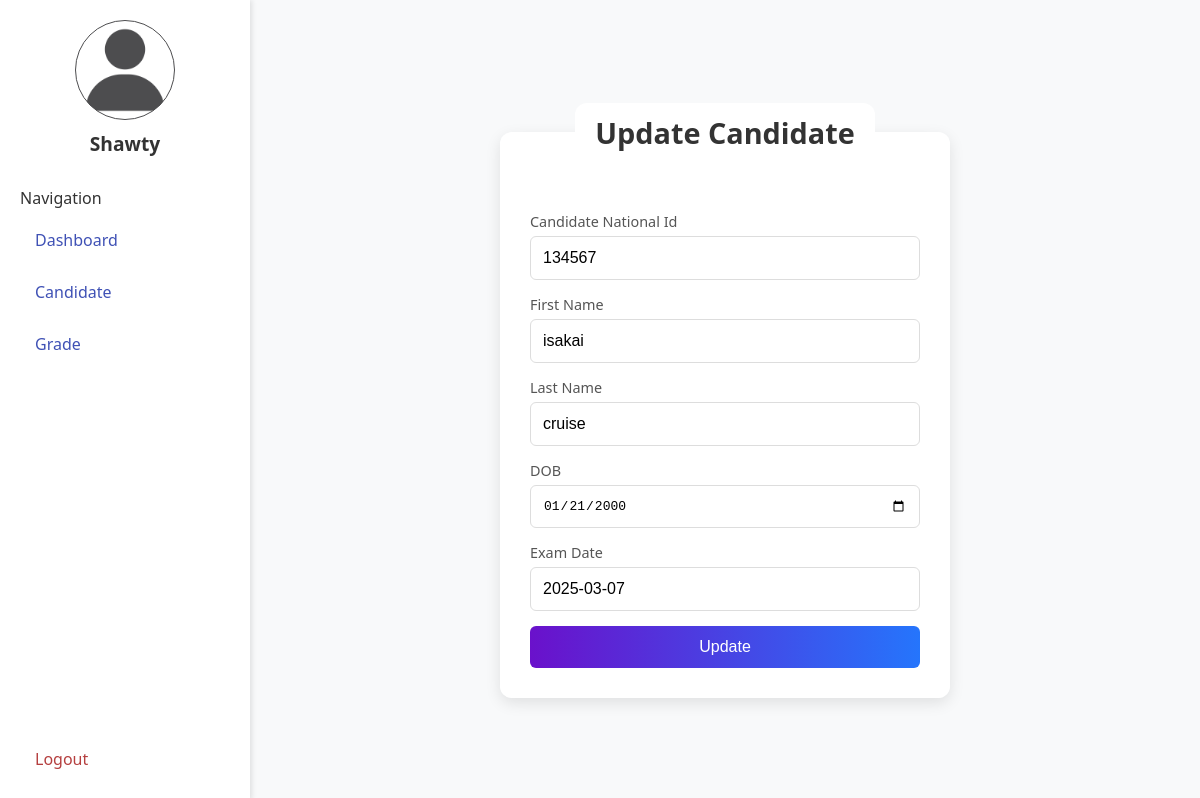
/pages/candidate_update.php?id=134567 (signed in), run on the app's committed database.
### tables this page shows
CREATE TABLE `candidate` (
  `candidateNationalId` int(11) NOT NULL,
  `firstName` varchar(200) NOT NULL,
  `lastName` varchar(200) NOT NULL,
  `DOB` date NOT NULL,
  `ExamDate` date NOT NULL
);

### pages/candidate_update.php (the view, shortened to what this page needs)
<?php
include "../php/connect.php";
$id = $_GET['id'];
$fetch = mysqli_query($con, "SELECT * FROM candidate WHERE candidateNationalId='{$id}'");
$data = mysqli_fetch_assoc($fetch);
?>
<!DOCTYPE html>
<html lang="en">
<head>
    <link rel="stylesheet" href="../css/main.css">
</head>
<body>
    <?php include "../html/Sidebar.php"; ?>
    <main style="display: flex; align-items: center; justify-content: center;">
        <fieldset>
            <legend>Update Candidate</legend>
            <form action="../php/candidate_update.php" method="post">
                <div>
                    <label>Candidate National Id</label>
                    <input type="text" name="id" value="<?php echo $data['candidateNationalId'] ?>">
                </div>
                <div>
                    <label>First Name</label>
                    <input type="text" name="fname" value="<?php echo $data['firstName'] ?>">
                </div>
                <div>
                    <label>Last Name</label>
                    <input type="text" name="lname" value="<?php echo $data['lastName'] ?>">
                </div>
                <div>
                    <label>DOB</label>
                    <input type="date" name="dob" value="<?php echo $data['DOB'] ?>">
                </div>
                <div>
                    <label>Exam Date</label>
                    <input type="text" name="examDate" value="<?php echo $data['ExamDate'] ?>">
                </div>
                <input id="submit" type="submit" value="Update" name="update">
            </form>
        </fieldset>
    </main>
</body>
</html>

### css/main.css (style rules this page uses)
:root { --background: #f1f1f1; --sidebar: #f8fafd; }
* { margin: 0; padding: 0; box-sizing: border-box; }
body, html { width: 100%; height: 100vh; font-family: "Segoe UI", Tahoma, Geneva, Verdana, sans-serif; display: flex; background-color: #f8f9fa; color: #333; }
fieldset { width: 450px; padding: 30px; border-radius: 12px; background: white; box-shadow: 0 5px 15px rgba(0, 0, 0, 0.1); border: none; }
fieldset legend { font-size: 1.8em; font-weight: 600; text-align: center; margin-bottom: 20px; color: #333; background: white; border-radius: 12px; padding: 10px 20px; }
fieldset form { display: flex; flex-direction: column; gap: 15px; }
fieldset form div { display: flex; flex-direction: column; }
fieldset form div label { font-size: 0.9em; color: #555; margin-bottom: 5px; }
fieldset form div input { padding: 12px; border: 1px solid #ddd; border-radius: 6px; font-size: 1em; transition: border-color 0.3s ease; }
fieldset form #submit { background: linear-gradient(to right, #6a11cb, #2575fc); color: white; padding: 12px 20px; border: none; border-radius: 6px; font-size: 1em; cursor: pointer; transition: background 0.3s ease; }
main { flex-grow: 1; padding: 20px; display: flex; flex-direction: column; gap: 20px; }

### data on the page
candidate: id "134567", fname "isakai", lname "cruise", dob "01/21/2000", examDate "2025-03-07"

### other printed values
$_SESSION['name'] "Shawty"
